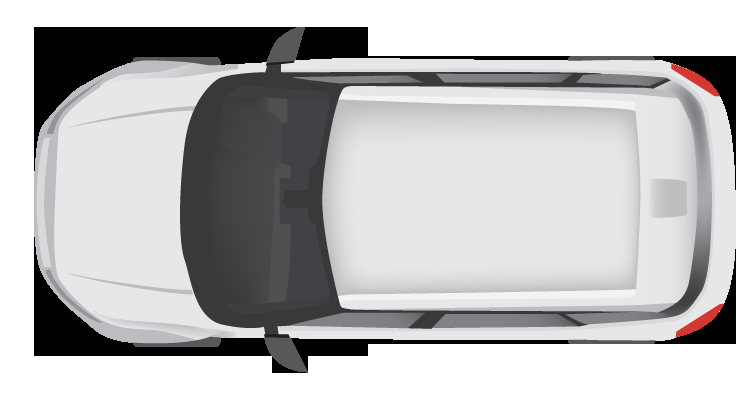
//> input picture imgs/datasets/car_model.png, 745 x 400 px
$ ./main   (built with g++ and OpenCV 4)
//> lines starting //> are read from the running program, lines starting //| are printed output that depends on the picture
### src/main.h
#pragma once

#include <opencv2/opencv.hpp>
#include <opencv2/highgui/highgui.hpp>
#include <opencv2/imgproc/imgproc.hpp>
#include "opencv2/xfeatures2d.hpp"
#include "opencv2/stitching.hpp"

#include <iterator>
#include <vector>
#include <algorithm>

#include <iostream>
#include <math.h>

using namespace std;
using namespace cv;


enum class img_type { REAR, RIGHT, LEFT };

void init(Mat& K_le, Mat& d_le, Mat& K_rh, Mat& d_rh, Mat& K_re, Mat& d_re);

void combine(Mat &img_re, Mat &img_le, Mat &img_ri, Mat &img_car, Mat &car_mask, Mat &dst);

Mat image_remap_auto(Mat &im_src, img_type type);

void image_stats(Mat img, double& lMean, double& lStd, double& aMean, double& aStd, double& bMean, double& bStd);

void color_corr(Mat &src, Mat &ref);

void undistortFishEyeData(const Mat& distorted, const double w, Mat& map_x, Mat& map_y);

void car_init(Mat &img_car, Mat &car_mask);

### source/main.h
#pragma once

#include <opencv2/opencv.hpp>
#include <opencv2/highgui/highgui.hpp>
#include <opencv2/imgproc/imgproc.hpp>
#include "opencv2/xfeatures2d.hpp"
#include "opencv2/stitching.hpp"

#include <iterator>
#include <vector>
#include <algorithm>

#include <iostream>
#include <math.h>

using namespace std;
using namespace cv;


class SurroundView
{
public:
	SurroundView();
	void Init();
	void Run();

private:
	const int IMAGES_COUNT = 150;
	const int DATASET_IMAGE_SIZE = 1024;
	const pair<int, int> FINAL_IMAGE_SIZE = make_pair(1400, 1500);
	enum class IMAGE_TYPE { REAR, RIGHT, LEFT };

	struct CAMERA_INTRINSICS
	{
		Mat camMatrLeft;
		Mat camMatrRight;
		Mat camMatrRear;
		Mat distCoeffsLeft;
		Mat distCoeffsRight;
		Mat distCoeffsRear;
	};

	void InitCameraIntrinsics();
	void InitCarModel();
	void InitStorage();
	void CalcUndistortionData();

	void CombineFinalImage(Mat& img_re, Mat& img_le, Mat& img_ri, Mat& img_car, Mat& car_mask, Mat& dst);
	void PlaceImage(Mat& img, const int& pos_height, const int& pos_width, Mat& dst);
	Mat RemapImage(Mat& im_src, IMAGE_TYPE type);
	void ColorCorrectionCalcStats(Mat img, double& lMean, double& lStd, double& aMean, double& aStd, double& bMean, double& bStd);
	void ColorCorrection(Mat& src, Mat& ref);
	void UndistortFisheyeData(const Mat& imagesDistorted, const float angle, Mat& map_x, Mat& map_y);

	Mat undistortionData[3][2]; // [0] - left, [1] - right, [2] - rear
	CAMERA_INTRINSICS camIntrinsics;

	vector<Mat> im_names_rear;
	vector<Mat> im_names_left;
	vector<Mat> im_names_right;

	Mat carImage;
	Mat carMask;
};

extern SurroundView SurroundViewMng;

### source/main.cpp
#include "main.h"

SurroundView SurroundViewMng;


SurroundView::SurroundView()
{
	camIntrinsics.camMatrLeft = Mat(3, 3, CV_32F);
	camIntrinsics.camMatrRight = Mat(3, 3, CV_32F);
	camIntrinsics.camMatrRear = Mat(3, 3, CV_32F);

	camIntrinsics.distCoeffsLeft = Mat(5, 1, CV_32F);
	camIntrinsics.distCoeffsRight = Mat(5, 1, CV_32F);
	camIntrinsics.distCoeffsRear = Mat(5, 1, CV_32F);

}


// [18 lines left out: function UndistortFisheyeData, not called in this run]


void SurroundView::InitCameraIntrinsics()
{
	float dataMatrLeft[3][3] = { {412.1236f, 0.f, 485.19f}, {0.f, 411.7222f, 506.7645f}, {0.f, 0.f, 1.f} };
	memcpy(camIntrinsics.camMatrLeft.data, dataMatrLeft, 9 * sizeof(float));
	float dataCoeffsLeft[] = { -0.3108f, 0.0903f, 8.6202e-05f, 0.0026f, -0.011f };
	memcpy(camIntrinsics.distCoeffsLeft.data, dataCoeffsLeft, 5 * sizeof(float));

	float dataMatrRight[3][3] = { {418.0526f, 0.f, 497.4132f}, {0.f, 418.5237f, 493.0046f}, {0.f, 0.f, 1.f} };
	memcpy(camIntrinsics.camMatrRight.data, dataMatrRight, 9 * sizeof(float));
	float dataCoeffsRight[] = { -0.2844f, 0.0678f, -6.3529e-04f, 5.1284e-04f, -0.0066f };
	memcpy(camIntrinsics.distCoeffsRight.data, dataCoeffsRight, 5 * sizeof(float));

	float dataMatrRear[3][3] = { {444.0274f, 0.f, 545.5978f}, {0.f, 445.6961f, 462.2449f}, {0.f, 0.f, 1.f} };
	memcpy(camIntrinsics.camMatrRear.data, dataMatrRear, 9 * sizeof(float));
	float dataCoeffsRear[] = { -0.2727f, 0.0528f, 0.0052f, -0.0038f, -0.0036f };
	memcpy(camIntrinsics.distCoeffsRear.data, dataCoeffsRear, 5 * sizeof(float));
}


void SurroundView::InitCarModel()
{
	const float sizeScale = 1.15f;
	carImage = imread("./imgs/datasets/car_model.png", IMREAD_UNCHANGED);
//> carImage is the input picture: 400 rows x 745 cols, CV_8UC4; mean B, G, R, A 187.5, 186.6, 186.9, 162.7
	resize(carImage, carImage, Size(int(carImage.size().width * sizeScale), int(carImage.size().height * sizeScale)));
//> carImage: 460 rows x 856 cols, CV_8UC4

	const double rotationAngle = 90;
	Mat rotMatr = getRotationMatrix2D(Point2f(carImage.size().width * 0.5f, carImage.size().height * 0.5f), rotationAngle, 1.0);

	Rect2f bbox = RotatedRect(Point2f(), carImage.size(), (float)rotationAngle).boundingRect2f();
//> bbox = Rect(-230, -428, 460, 856)
	rotMatr.at<double>(0, 2) += bbox.width * 0.5f - carImage.cols * 0.5f;
	rotMatr.at<double>(1, 2) += bbox.height * 0.5f - carImage.rows * 0.5f;
	warpAffine(carImage, carImage, rotMatr, bbox.size());
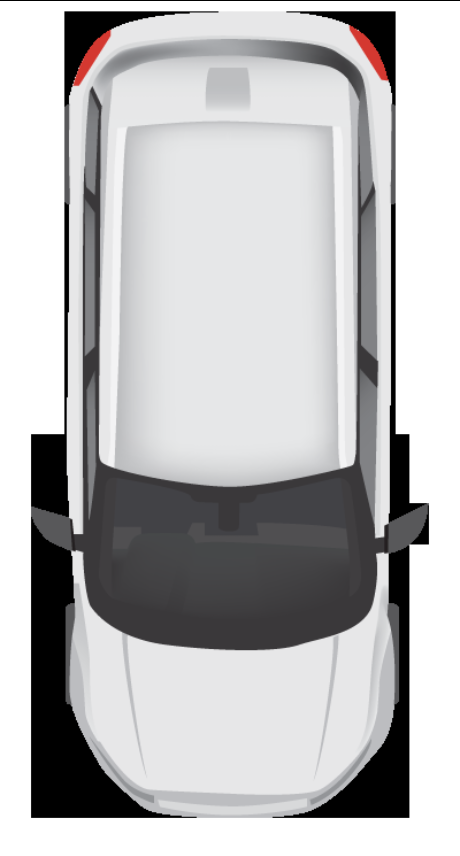
//> carImage: 856 rows x 460 cols, CV_8UC4; mean B, G, R, A 187.2, 186.3, 186.6, 162.7

	Mat layers[4];
	split(carImage, layers);
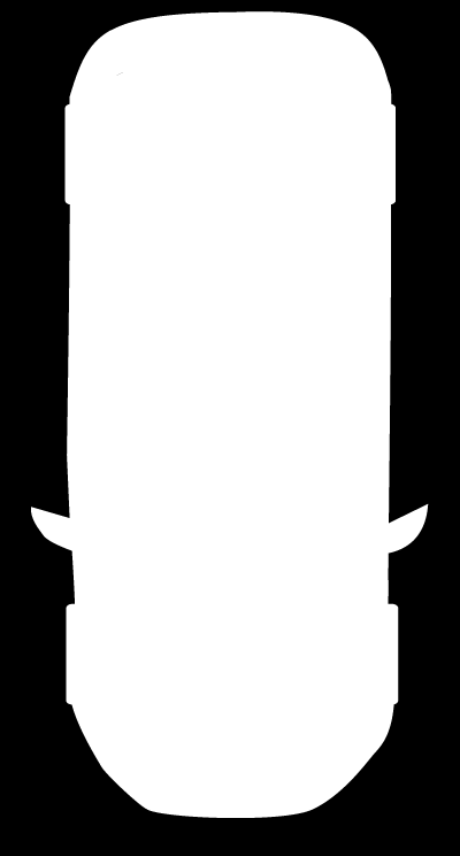
//> layers[3]: 856 rows x 460 cols, CV_8UC1; min 0, max 255, mean 162.7
	carMask = layers[3];
	merge(layers, 3, carImage);
//> carImage: 856 rows x 460 cols, CV_8UC3
}


// [164 lines left out: functions CalcUndistortionData, ColorCorrectionCalcStats, ColorCorrection, PlaceImage, CombineFinalImage, RemapImage, not called in this run]


void SurroundView::InitStorage()
{
	string folder_rear("./imgs/datasets/dataset 3/rear/*.png");
	string folder_left("./imgs/datasets/dataset 3/left/*.png");
	string folder_right("./imgs/datasets/dataset 3/right/*.png");

	vector<String> im_names_rear_tmp;
	vector<String> im_names_left_tmp;
	vector<String> im_names_right_tmp;

	im_names_rear.reserve(IMAGES_COUNT);
	im_names_left.reserve(IMAGES_COUNT);
	im_names_right.reserve(IMAGES_COUNT);

	glob(folder_rear, im_names_rear_tmp, false);
//> (the run ends here: the program stops with an error, at `glob(folder_left, im_names_left_tmp, false);`)
